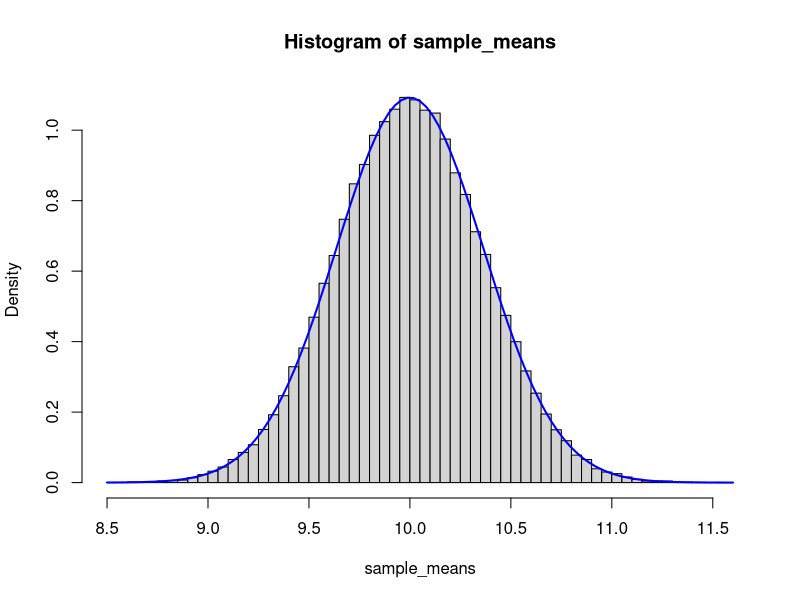
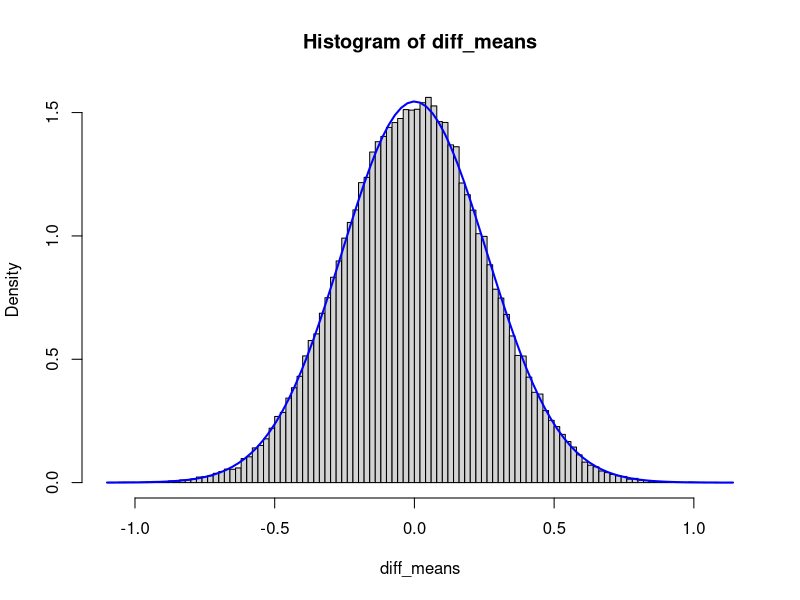
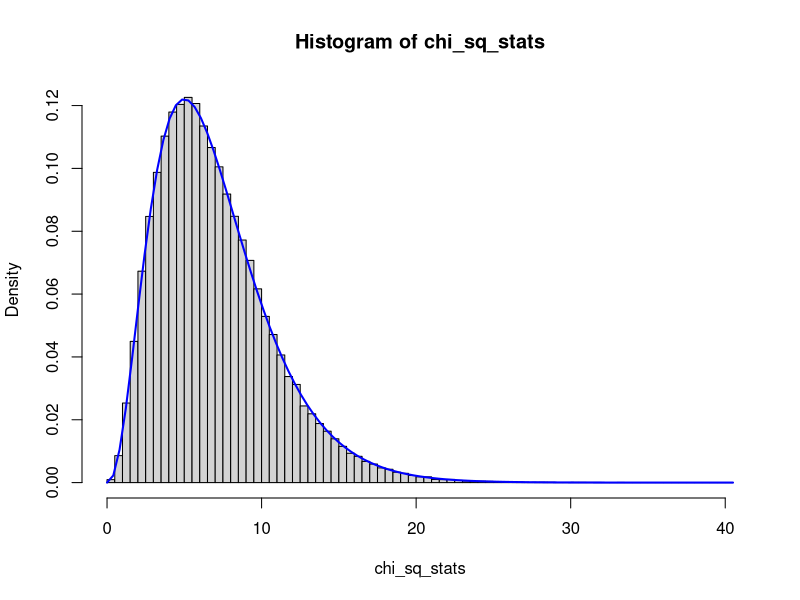
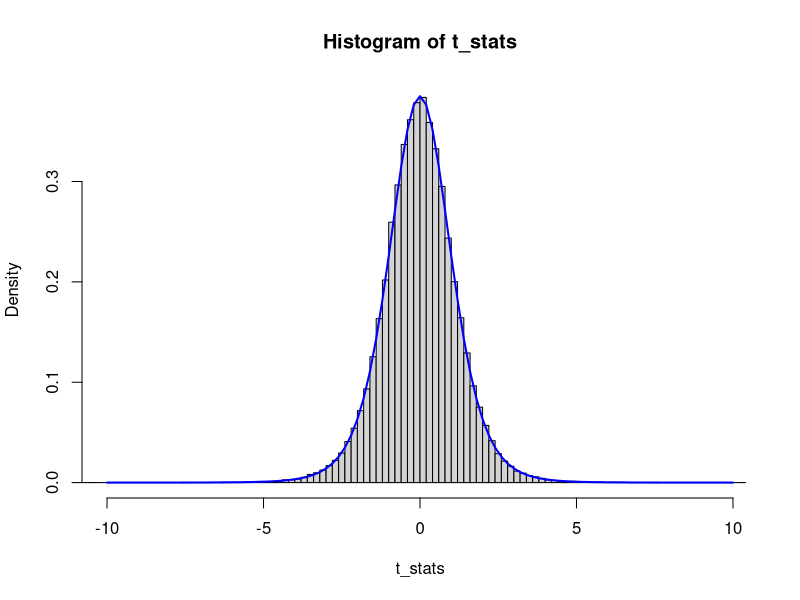
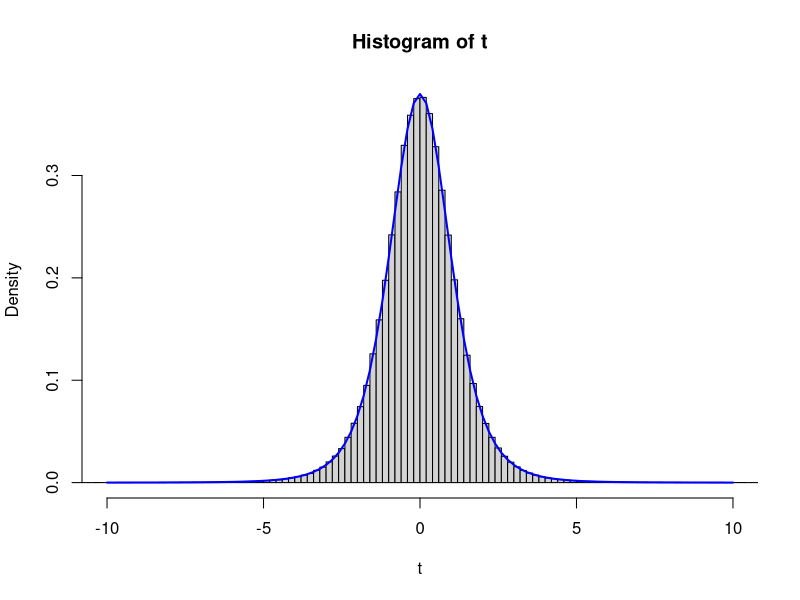
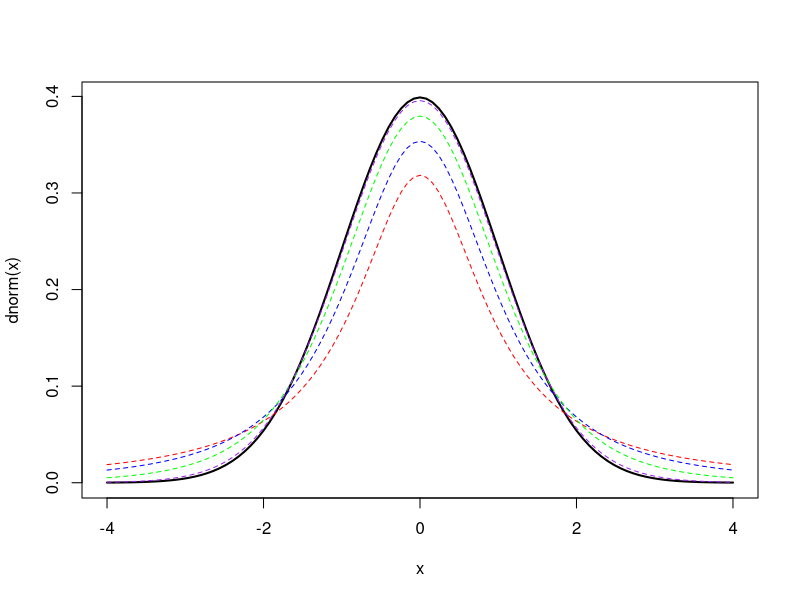
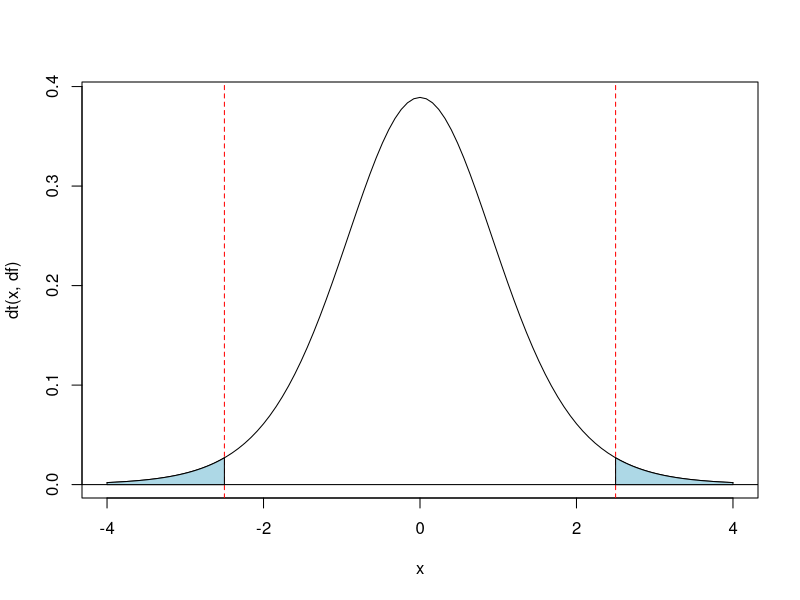
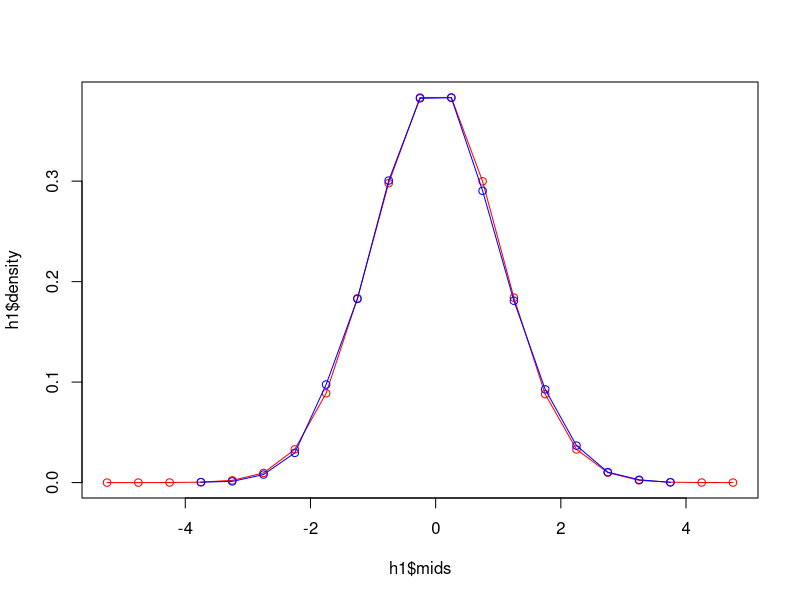

Reproduce these figures in R, in order.
if (F)
{
    rm(list = ls())
    setwd(dirname(rstudioapi::getActiveDocumentContext()$path))
    print(getwd())
}


# 1. For a single sample mean, we know that:
#     X̄ ~ N(μ, σ²/n)
#     → mean has normal distribution with the same mean and n-times smaller variance
#
# 2. For difference of means (under H₀: μ₁ = μ₂):
#     (X̄₁ - X̄₂) ~ N(0, σ₁²/n₁ + σ₂²/n₂)
#     → variance of differences equals: σ₁²/n₁ + σ₂²/n₂
#
# 3. Standardizing (dividing by standard error):
#     Z = (X̄₁ - X̄₂) / √(σ₁²/n₁ + σ₂²/n₂) ~ N(0,1)
#
# 4. We don't know σ₁ and σ₂, so we use variance estimators:
#     s² = Σ(Xᵢ - X̄)² / (n-1)
#     → such variable has chi-square distribution,
#       specifically (n-1)s²/σ² (here σ²=1) has chi-square distribution with (n-1) degrees of freedom
#
# 5. Substituting estimators:
#     t = (X̄₁ - X̄₂) / √(s₁²/n₁ + s₂²/n₂)
#     → such random variable has Student's t-distribution
#       because a normally distributed variable divided by square root of a
#       chi-square distributed variable (divided by degrees of freedom)
#       has t-distribution


# -------------------
# ad 1. X̄ ~ N(μ, σ²/n)
{
    n = 30
    pop_mean = 10
    pop_sd = 2
    sample_means = replicate(100000, mean(rnorm(n, pop_mean, pop_sd)))
    hist(sample_means, freq=FALSE, breaks = 100)
    curve(dnorm(x, pop_mean, pop_sd/sqrt(n)), add=TRUE, col="blue", lwd=2)
}


# -------------------
# ad 2. (X̄₁ - X̄₂) ~ N(0, σ₁²/n₁ + σ₂²/n₂)
{
    n = 30
    diff_means = replicate(100000, mean(rnorm(n)) - mean(rnorm(n)))
    hist(diff_means, freq=FALSE, breaks = 100)
    curve(dnorm(x, 0, sqrt(1/n + 1/n)), add=TRUE, col="blue", lwd=2)
}


# -------------------
# ad 4. (n-1)s²/σ² has chi-square distribution with (n-1) degrees of freedom
{
    n = 8
    chi_sq_stats = replicate( 100000, {
        x = rnorm(n)  # ~ N(0,1)
        (n-1)*var(x)/1  # (n-1)s²/σ², σ²=1
    })
    hist(chi_sq_stats, freq=FALSE, breaks=100)
    curve(dchisq(x, df=n-1), add=TRUE, col="blue", lwd=2)
}


# -------------------
# ad 5. (X̄₁ - X̄₂) / √(s₁²/n₁ + s₂²/n₂ has Student's t-distribution
{
    n = 8
    t_stats = replicate(100000, {
        x = rnorm(n)
        mean(x)/(sd(x)/sqrt(n))
    })
    hist(t_stats, freq=FALSE, breaks = 100, xlim = c(-10,10))
    curve(dt(x, df=n-1), add=TRUE, col="blue", lwd=2)
}


# -------------------
# ad 5b. normally distributed variable Z divided by square root of a
# chi-square distributed variable V (divided by degrees of freedom)
# has t-distribution t = Z/√(V/(n-1))
{
    n = 1000000
    df = 5
    Z = rnorm(n)
    V = rchisq(n, df)
    t = Z/sqrt(V/df)
    hist(t, freq=FALSE, breaks=250, xlim=c(-10,10))
    curve(dt(x, df=df), add=TRUE, col="blue", lwd=2)
}


# -------------------
# implementation of the two-group t-test
{
    my_ttest = function(x1, x2) {

        n1 = length(x1)
        n2 = length(x2)

        mean1 = mean(x1)
        mean2 = mean(x2)

        var1 = var(x1)
        var2 = var(x2)

        t_stat = (mean1 - mean2) / sqrt(var1/n1 + var2/n2)

        # degrees of freedom (Welch)
        df = (var1/n1 + var2/n2)^2 /
            ((var1^2/(n1^2*(n1-1))) + (var2^2/(n2^2*(n2-1))))

        p_val = 2*pt(-abs(t_stat), df=df)

        return(list(t_stat=t_stat, df=df, p_val=p_val))
    }

    x1 = rnorm(30, 10, 2)
    x2 = rnorm(30, 12, 2)

    print(t.test(x1, x2))
    print(my_ttest(x1, x2))
}


# -------------------
# with increasing degrees of freedom, the Student distribution becomes a normal distribution
{
    curve(dnorm(x), -4, 4, col="black", lwd=2)
    curve(dt(x, df=1), add=TRUE, col="red", lty=2)    # Cauchy'ego
    curve(dt(x, df=2), add=TRUE, col="blue", lty=2)
    curve(dt(x, df=5), add=TRUE, col="green", lty=2)
    curve(dt(x, df=30), add=TRUE, col="purple", lty=2)
}


# -------------------
# visualization of the distribution tails
{
    df = 10
    t_stat = 2.5

    curve(dt(x, df), from=-4, to=4)
    abline(v=c(-t_stat, t_stat), col="red", lty=2)
    abline(h=0)

    x = seq(-4, -abs(t_stat), length=100)
    polygon(c(x, rev(x)), c(dt(x, df), rep(0, length(x))), col="lightblue")
    x = seq(abs(t_stat), 4, length=100)
    polygon(c(x, rev(x)), c(dt(x, df), rep(0, length(x))), col="lightblue")

    # p-value
    p_value = 2 * pt(-abs(t_stat), df)
    print(paste("p-value =", p_value))
}


# -------------------
# a sample from a normal distribution has a normal distribution
{
    big = rnorm(1000000)
    sub = sample(big, 10000)

    h1  = hist(big, plot = F)
    h2 = hist(sub, plot = F)

    rgx = range(c(h1$mids, h2$mids));
    plot(h1$mids, h1$density, type='o', col='red', xlim = rgx)
    lines(h2$mids, h2$density, type='o', col='blue')

    sd(big)
    sd(sub)
}
